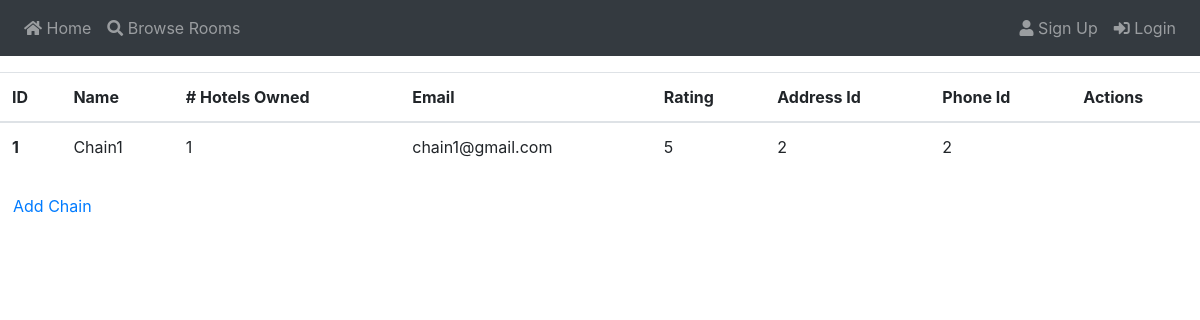
The app's page /view_chains, older data.
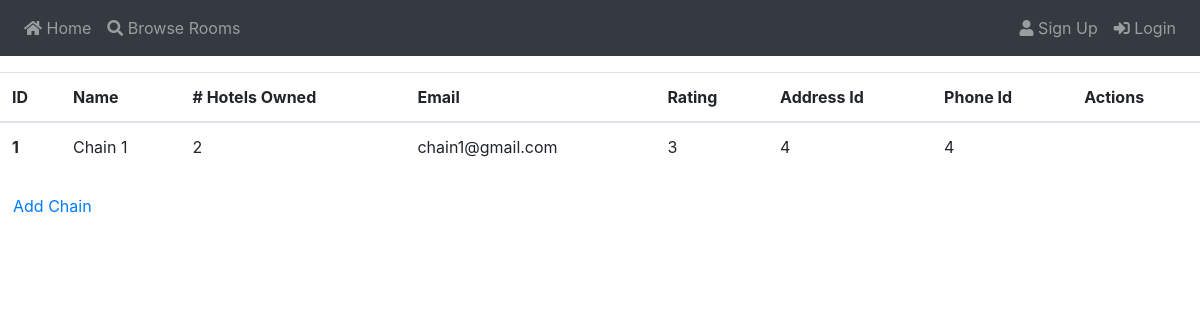
The same page, newer data.
### app/models.py (models this page shows)
class Chain(db.Model):
    id          = db.Column(db.Integer, primary_key = True)
    name        = db.Column(db.String(64), nullable = False)
    hotels_owned = db.Column(db.Integer, nullable = False)
    email       = db.Column(db.String(128), nullable = False)
    rating      = db.Column(db.Integer, nullable = False)
    address     = db.Column(db.Integer, db.ForeignKey('addr.id'))
    phone       = db.Column(db.Integer, db.ForeignKey('phone.id'))
    hotels      = db.relationship('Hotel', backref = 'chain', lazy='dynamic')

### app/routes.py (the view)
@app.route("/view_chains")
def view_chains():
    chains = Chain.query.all()
    return render_template("view_chains.html", chains= chains)

### app/templates/view_chains.html (shortened to what this page needs)
{% extends "base.html" %}
{% block content %}
    <table class="table">
        <thead>
            <tr>
                <th scope="col">ID</th>
                <th scope="col">Name</th>
                <th scope="col"># Hotels Owned</th>
                <th scope="col">Email</th>
                <th scope="col">Rating</th>
                <th scope="col">Address Id</th>
                <th scope="col">Phone Id</th>
                <th scope="col">Actions</th>
            </tr>
        </thead>
        {% for c in chains %}
        <tbody>
            <tr>
                <th scope="row">{{ c.id }}</th>
                <td>{{ c.name }}</td>
                <td>{{ c.hotels_owned }}</td>
                <td>{{ c.email }}</td>
                <td>{{ c.rating }}</td>
                <td>{{ c.address }}</td>
                <td>{{ c.phone }}</td>
            </tr>
        </tbody>
    {% endfor %}
    </table>
    <a href="{{ url_for('add_chain') }}" class="btn btn-green">Add Chain</a>
{% endblock %}

Row changes from the older to the newer data that the page shows:
changed Chain "chain1@gmail.com": name "Chain1" → "Chain 1"; hotels_owned "1" → "2"; rating "5" → "3"; address "2" → "4"; phone "2" → "4"
